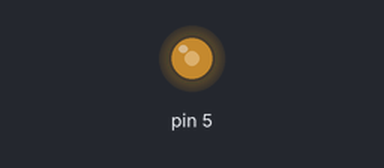
This sketch was run on a simulated Arduino Uno, built with avr-gcc and run on an emulated ATmega328P. Parts: output pins drawn as LEDs (lit = HIGH). At 0.0 s the program stops and its outputs stay as they are.

Above: at 0.1 s.
Timing chart, 0 to 1.5 s (numbered marks = the images above):
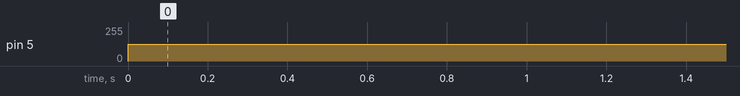

The sketch:

Week6_Timer_example2.ino
```cpp
int main()
{
unsigned char* ddrd = (unsigned char*) 0x2A;
unsigned char* ocr0b = (unsigned char*) 0x48;
unsigned char* tccr0a = (unsigned char*) 0x44;
unsigned char* tccr0b = (unsigned char*) 0x45;
*ddrd = 1 << 5;
*ocr0b = 127;
*tccr0a = 0b00100011;
*tccr0b = 0b00000001;
}
```

Measured:
- by itself, pin 5: 0/255 → 127/255 at 0.00 s
